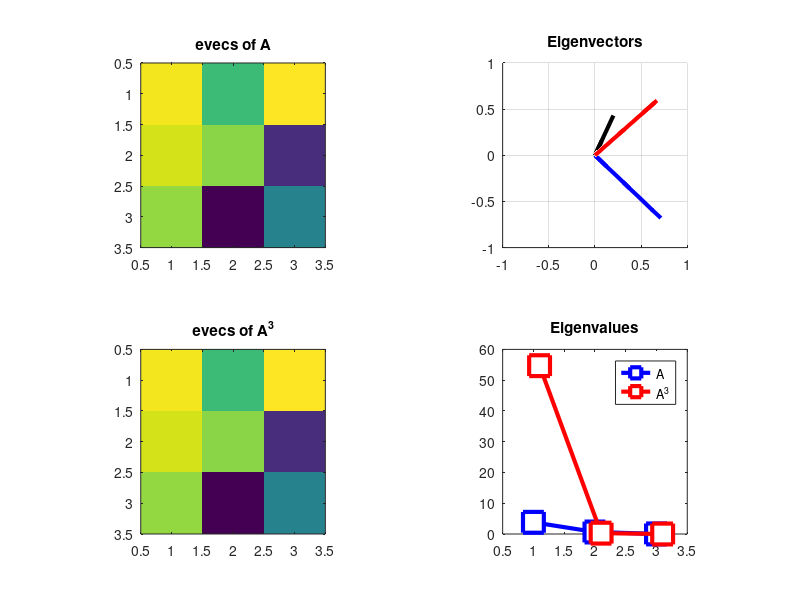

Source code (MATLAB):
%%
%     COURSE: Linear algebra: theory and implementation
%    SECTION: Eigendecomposition
%      VIDEO: Matrix powers via diagonalization
% Instructor: sincxpress.com
% Course url: https://www.udemy.com/course/linear-algebra-theory-and-implementation/?couponCode=202110
%
%%

A = rand(2);

% compute matrix power directly
A^3 % A*A*A

% and via eigendecomposition
[V,D] = eig(A);
V * D^3 * inv(V)

%% eigenvalues of A and A^3

% create a symmetric matrix
A = rand(3);
A = A*A';

[V,D]   = eig(A);
[V3,D3] = eig(A^3);

% sort the results
[d,sidx] = sort(diag(D),'descend');
V = V(:,sidx);
D = diag(d);

[d,sidx] = sort(diag(D3),'descend');
V3 = V3(:,sidx);
D3 = diag(d);


figure(6), clf
subplot(221), imagesc(V)
axis square, title('evecs of A')

subplot(223), imagesc(V3)
axis square, title('evecs of A^3')

%% now plot their eigenvectors/values

% plot eigenvectors of A
subplot(222), hold on
plot3([0 V(1,1)],[0 V(2,1)],[0 V(3,1)],'r','linew',3)
plot3([0 V(1,2)],[0 V(2,2)],[0 V(3,2)],'k','linew',3)
plot3([0 V(1,3)],[0 V(2,3)],[0 V(3,3)],'b','linew',3)
axis([-1 1 -1 1 -1 1]), axis square
rotate3d on, grid on

% plot eigenvectors of A^3
plot3([0 V3(1,1)],[0 V3(2,1)],[0 V3(3,1)],'r--','linew',3)
plot3([0 V3(1,2)],[0 V3(2,2)],[0 V3(3,2)],'k--','linew',3)
plot3([0 V3(1,3)],[0 V3(2,3)],[0 V3(3,3)],'b--','linew',3)
title('Eigenvectors')


subplot(224)
plot(1:3,diag(D),'bs-','linew',3,'markersize',15,'markerfacecolor','w')
hold on
plot(1.1:3.1,diag(D3),'rs-','linew',3,'markersize',15,'markerfacecolor','w')
set(gca,'xlim',[.5 3.5]), axis square
title('Eigenvalues')
legend({'A';'A^3'})

%% done.
